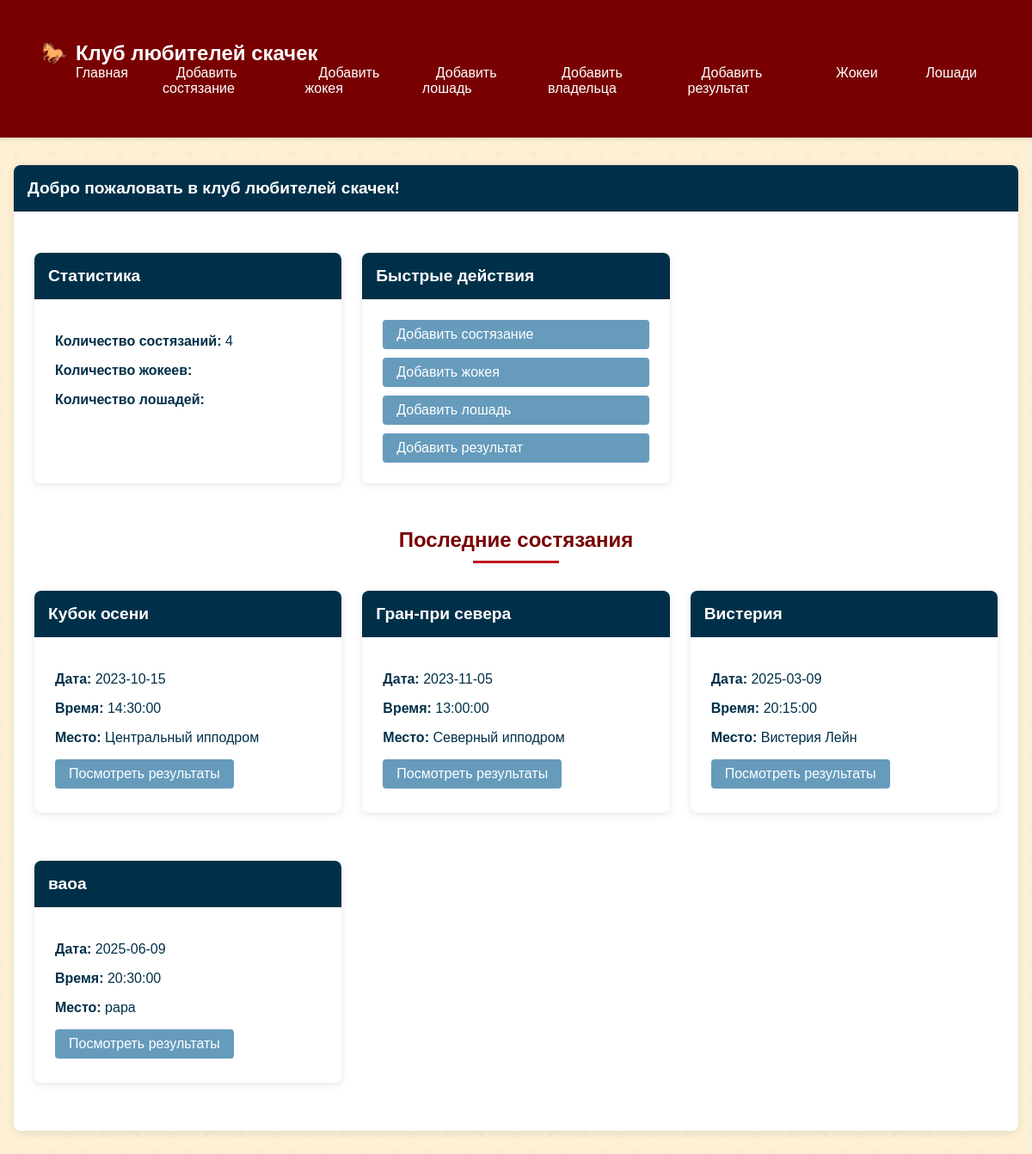
The page / on the database its author committed.
### models.py (models this page shows)
class Competition(db.Model):
    __tablename__ = 'competitions'
    id = db.Column(db.Integer, primary_key=True)
    date = db.Column(db.Date, nullable=False)
    time = db.Column(db.Time, nullable=False)
    location = db.Column(db.String(200), nullable=False)
    name = db.Column(db.String(200), nullable=True)
    results = db.relationship('Result', backref='competition', lazy=True)

### app.py (the view)
@app.route('/')
def index():
    competitions = Competition.query.all()
    return render_template('index.html', competitions=competitions)

### templates/index.html (shortened to what this page needs)
{% extends "base.html" %}
{% block content %}
<div class="card">
    <div class="card-header">Добро пожаловать в клуб любителей скачек!</div>
    <div class="card-body">
        <div class="grid">
            <div class="card">
                <div class="card-header">Статистика</div>
                <div class="card-body">
                    <p><strong>Количество состязаний:</strong> {{ competitions|length }}</p>
                    <p><strong>Количество жокеев:</strong> {{ jockeys_count }}</p>
                    <p><strong>Количество лошадей:</strong> {{ horses_count }}</p>
                </div>
            </div>
            <div class="card">
                <div class="card-header">Быстрые действия</div>
                <div class="card-body">
                    <a href="{{ url_for('add_competition') }}" class="btn" style="display: block; margin-bottom: 10px;">Добавить состязание</a>
                    <a href="{{ url_for('add_jockey') }}" class="btn" style="display: block; margin-bottom: 10px;">Добавить жокея</a>
                    <a href="{{ url_for('add_horse') }}" class="btn" style="display: block; margin-bottom: 10px;">Добавить лошадь</a>
                    <a href="{{ url_for('add_result') }}" class="btn" style="display: block;">Добавить результат</a>
                </div>
            </div>
        </div>
        <h2 class="page-title">Последние состязания</h2>
        <div class="grid">
            {% for competition in competitions %}
            <div class="card">
                <div class="card-header">{{ competition.name }}</div>
                <div class="card-body">
                    <p><strong>Дата:</strong> {{ competition.date }}</p>
                    <p><strong>Время:</strong> {{ competition.time }}</p>
                    <p><strong>Место:</strong> {{ competition.location }}</p>
                    <a href="{{ url_for('competition_results', competition_id=competition.id) }}" class="btn">
                        Посмотреть результаты
                    </a>
                </div>
            </div>
            {% endfor %}
        </div>
    </div>
</div>
{% endblock %}

### static/style.css (style rules this page uses)
:root { --color-primary: #780000; --color-secondary: #c1121f; --color-background: #fdf0d5; --color-dark: #003049; --color-accent: #669bbc; }
body { background-color: var(--color-background); color: var(--color-dark); font-family: 'Arial', sans-serif; margin: 0; padding: 0; }
.card { background: white; border-radius: 8px; box-shadow: 0 2px 10px rgba(0, 0, 0, 0.1); margin-bottom: 2rem; overflow: hidden; }
.card-header { background-color: var(--color-dark); color: white; padding: 1rem; font-size: 1.2rem; font-weight: bold; }
.card-body { padding: 1.5rem; }
.btn { display: inline-block; padding: 0.5rem 1rem; background-color: var(--color-accent); color: white; text-decoration: none; border-radius: 4px; border: none; cursor: pointer; transition: background-color 0.3s; }
.grid { display: grid; grid-template-columns: repeat(auto-fill, minmax(300px, 1fr)); gap: 1.5rem; margin-top: 1.5rem; }
.btn { transition: all 0.3s ease; position: relative; overflow: hidden; }
.card { transition: transform 0.3s ease, box-shadow 0.3s ease; border: none; }
.card { animation: fadeIn 0.5s ease-out; }
.page-title { color: var(--color-primary); text-align: center; margin-bottom: 2rem; position: relative; }
.page-title::after { content: ""; display: block; width: 100px; height: 3px; background: var(--color-secondary); margin: 10px auto; }

### rows shown on the page
Competition: name "Кубок осени", date "2023-10-15", time "14:30:00", location "Центральный ипподром"
Competition: name "Гран-при севера", date "2023-11-05", time "13:00:00", location "Северный ипподром"
Competition: name "Вистерия", date "2025-03-09", time "20:15:00", location "Вистерия Лейн"
Competition: name "ваоа", date "2025-06-09", time "20:30:00", location "рара"

### other values the page prints
{{ competitions|length }} "4"
